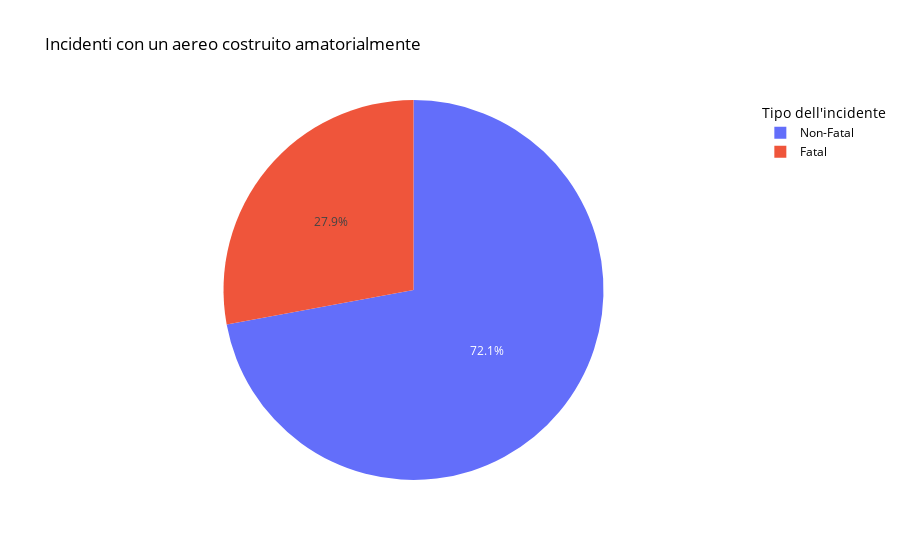

Notebook source saved alongside this figure:
### Markdown cell above
<h3>8. Incidenti con un aereo costruito amatorialmente</h3>
<p>In questo grafico si analizza la tipologia dell'incidente per gli aerei costruiti amatorialmente.</p>
<h4>Osservazioni:</h4>
<p>Si osserva come, in caso di aeri costruiti amatorialmente, il 27.9% degli incidenti ha un esito fatale. Questo dato può essere confrontato con quanto riportato nel grafico successivo.</p>
<h4>Grafico:</h4>

### Code cell
conditions = aviation_slim[(aviation_slim['Amateur.Built'] == 'Yes')].copy()
conditions = conditions.groupby(['Amateur.Built','InjurySeverityType']).Phase.count().reset_index(name="count")


fig = go.Figure(data=[go.Pie(labels=conditions['InjurySeverityType'], values=conditions['count'])])
fig.update_layout(
    title="Incidenti con un aereo costruito amatorialmente",
    legend_title="Tipo dell'incidente",
    font=dict(
        size=12,
        color="Black"
    )

)
fig.show()

### Figure 1 — Plotly figure (JSON) as saved in the notebook; plotly's stock layout.template omitted (floating-point values rounded to 4 significant figures)
{"data": [{"labels": ["Fatal", "Non-Fatal"], "type": "pie", "values": [2299, 5939]}], "layout": {"autosize": true, "font": {"color": "Black", "size": 12}, "legend": {"title": {"text": "Tipo dell'incidente"}}, "title": {"text": "Incidenti con un aereo costruito amatorialmente"}}}
